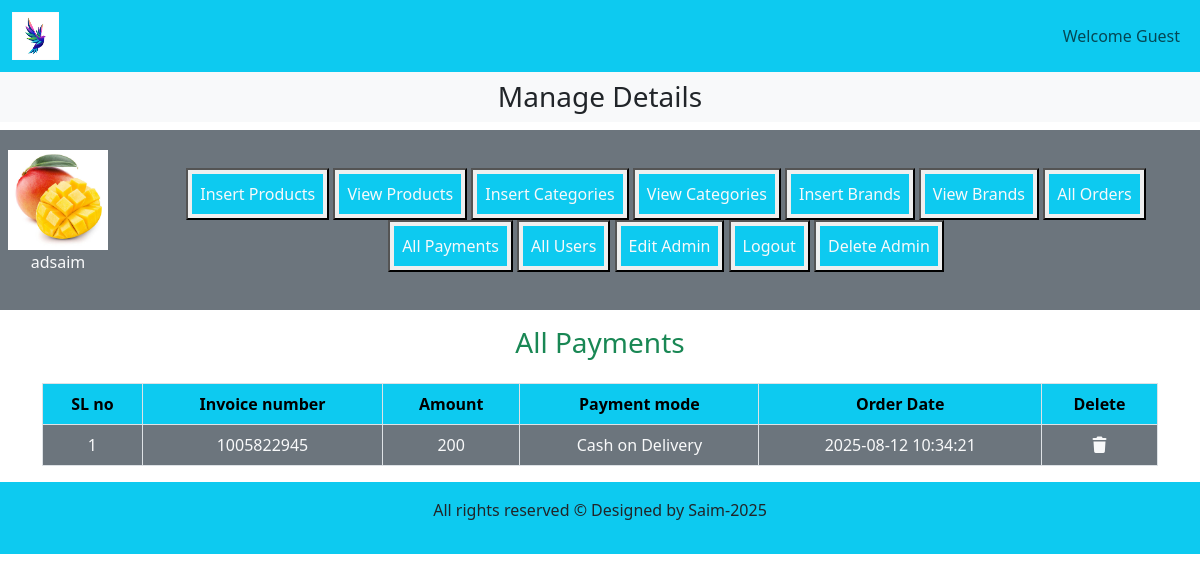
/admin_area/index.php?all_payments (signed in), run on the app's committed database.
### tables this page shows
CREATE TABLE `user_payments` (
  `payment_id` int(11) NOT NULL,
  `order_id` int(11) NOT NULL,
  `invoice_number` int(11) NOT NULL,
  `amount` int(11) NOT NULL,
  `payment_mode` varchar(255) NOT NULL,
  `date` timestamp NOT NULL DEFAULT current_timestamp() ON UPDATE current_timestamp()
);

### admin_area/all_payments.php (the view, shortened to what this page needs)
<h3 class="text-center text-success">All Payments</h3>
<table class="table table-bordered mt-4 text-center">
    <thead class="table_head">
        <?php
            $get_payments="SELECT * FROM `user_payments`";
            $result=mysqli_query($con, $get_payments);
            $row_count=mysqli_num_rows($result);
            if($row_count==0) {
                echo "<h2 class='text-danger text-center mt-5'>No payments received yet</h2>";
            }
            else {
                echo "
                    <tr>
                    <th>SL no</th>
                    <th>Invoice number</th>
                    <th>Amount</th>
                    <th>Payment mode</th>
                    <th>Order Date</th>
                    <th>Delete</th>
                    </tr>
                    </thead>
                    <tbody class='table_body'>
                ";
                $number=0;
                while($row_data=mysqli_fetch_assoc($result)) {
                    $payment_id=$row_data['payment_id'];
                    $invoice_number=$row_data['invoice_number'];
                    $amount=$row_data['amount'];
                    $payment_mode=$row_data['payment_mode'];
                    $date=$row_data['date'];
                    $number++;
                    echo "
                        <tr>
                            <td>$number</td>
                            <td>$invoice_number</td>
                            <td>$amount</td>
                            <td>$payment_mode</td>
                            <td>$date</td>
                            <td><a href='index.php?delete_payment=$payment_id' class='text-light'><i class='fa-solid fa-trash'></i></a></td>
                        </tr>
                    ";
                }
            }
        ?>
    </tbody>
</table>

### admin_area/index.php (shortened to what this page needs)
<!DOCTYPE html>
<html lang="en">
<head>
    <link href="https://cdn.jsdelivr.net/npm/bootstrap@5.3.7/dist/css/bootstrap.min.css" rel="stylesheet">
    <link rel="stylesheet" href="https://cdnjs.cloudflare.com/ajax/libs/font-awesome/7.0.0/css/all.min.css" />
    <link rel = "stylesheet" href = "../style.css">
</head>
<body>
    <div class="container-fluid p-0">
        <nav class="navbar navbar-expand-lg navbar-light bg-info">
            <div class="container-fluid">
                <img src="../images/logo.png" alt="" class="logo">
                <nav class="navbar navbar-expand-lg">
                    <ul class="navbar-nav">
                        <li class="nav-item">
                            <a href="#" class="nav-link">Welcome Guest</a>
                        </li>
                    </ul>
                </nav>
            </div>
        </nav>
        <div class="bg-light">
            <h3 class="text-center p-2">Manage Details</h3>
        </div>
        <div class="row">
            <div class="col-md-12 bg-secondary p-1 d-flex align-items-center">
                <div class="p-3">
                    <a href="#"><img src="../images/mango.jpg" alt="Admin Profile" class="admin_image"></a>
                    <p class="text-light text-center"><?= htmlspecialchars($_SESSION['username']) ?></p>
                </div>
                <div class="button text-center">
                    <button><a href="insert_product.php" class="nav-link text-light bg-info m-1 p-2">Insert Products</a></button>
                    <button><a href="index.php?view_products" class="nav-link text-light bg-info m-1 p-2">View Products</a></button>
                    <button><a href="index.php?insert_categories" class="nav-link text-light bg-info m-1 p-2">Insert Categories</a></button>
                    <button><a href="index.php?view_categories" class="nav-link text-light bg-info m-1 p-2">View Categories</a></button>
                    <button><a href="index.php?insert_brands" class="nav-link text-light bg-info m-1 p-2">Insert Brands</a></button>
                    <button><a href="index.php?view_brands" class="nav-link text-light bg-info m-1 p-2">View Brands</a></button>
                    <button><a href="index.php?all_orders" class="nav-link text-light bg-info m-1 p-2">All Orders</a></button>
                    <button><a href="index.php?all_payments" class="nav-link text-light bg-info m-1 p-2">All Payments</a></button>
                    <button><a href="index.php?all_users" class="nav-link text-light bg-info m-1 p-2">All Users</a></button>
                    <button><a href="index.php?edit_admin" class="nav-link text-light bg-info m-1 p-2">Edit Admin</a></button>
                    <button><a href="index.php?admin_logout" class="nav-link text-light bg-info m-1 p-2">Logout</a></button>
                    <button><a href="index.php?delete_admin" class="nav-link text-light bg-info m-1 p-2">Delete Admin</a></button>
                </div>
            </div>
        </div>
        <div class="container my-3">
            <?php
                $allowed_pages = [
                    'view_products', 'edit_products', 'delete_products',
                    'insert_categories', 'view_categories', 'edit_category', 'delete_category',
                    'insert_brands', 'view_brands', 'edit_brand', 'delete_brand',
                    'all_orders', 'delete_order', 'all_payments', 'delete_payment',
                    'all_users', 'delete_user', 'edit_admin', 'admin_logout', 'delete_admin'
                ];
                foreach ($allowed_pages as $page) {
                    if (isset($_GET[$page])) {
                        include("$page.php");
                        break;
                    }
                }
            ?>
        </div>
        <?php
            include("../includes/footer.php")
        ?>
    </div>
</body>
</html>

### style.css (style rules this page uses)
* { padding: 0; margin: 0; box-sizing: border-box; }
.logo { width:4%; height:2%; }
.admin_image { width: 100px; object-fit: contain; }

### admin_area/index.php (style rules this page uses)
* { padding: 0; margin: 0; box-sizing: border-box; }
body { overflow-x: hidden; }
.logo { width:4%; height:2%; }
.table_head th { background-color: var(--bs-info); }
.table_body td { background-color: var(--bs-secondary); color: var(--bs-light); }

### data on the page
user_payments: invoice_number "1005822945", amount "200", payment_mode "Cash on Delivery", date "2025-08-12 10:34:21"

### other printed values
$_SESSION['username'] "adsaim"
